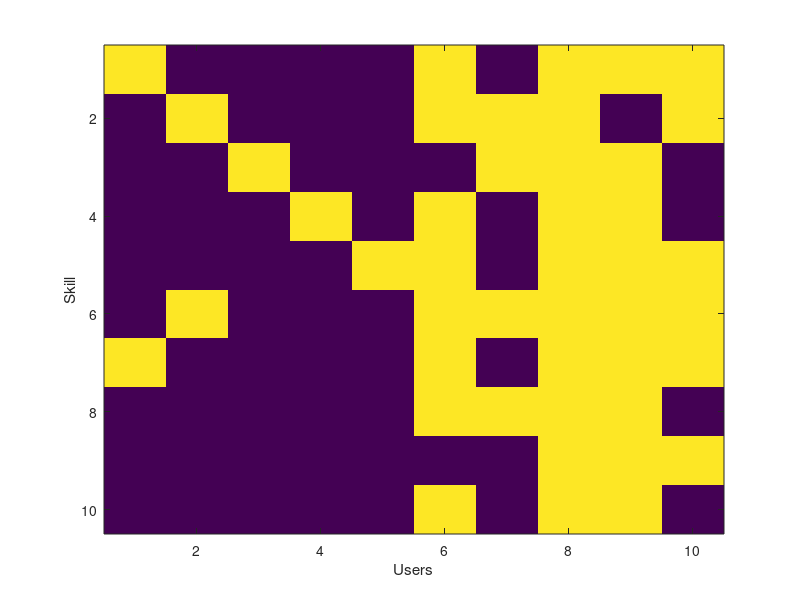

The MATLAB script that drew this image: (Note: this script raises an error after producing the figure.)
clear all;
clc
close all;
tic

 Y = [1 0 0 0 0 1 0 1 1 1;0 1 0 0 0 1 1 1 0 1;0 0 1 0 0 0 1 1 1 0;
     0 0 0 1 0 1 0 1 1 0;0 0 0 0 1 1 0 1 1 1;0 1 0 0 0 1 1 1 1 1;
     1 0 0 0 0 1 0 1 1 1;0 0 0 0 0 1 1 1 1 0;0 0 0 0 0 0 0 1 1 1;
     0 0 0 0 0 1 0 1 1 0];

R=Y;

%  Y = 10X10 matrix, containing ratings (0 or 1) of 10 skills on  10 users
%  R = 10X10 matrix, where R(i,j) = 1 if and only if user j have that skill i

imagesc(Y);
ylabel('Skill');
xlabel('Users');

%  we will now implement the cost function for collaborative filtering.
%  To help you debug your cost function, we have included set of weights that we trained on that. Specifically, you should complete the code in 
%  cofiCostFunc.m to return J, X is experiance of skill
%  Theta = minimum experiance user have

X = [3;2.5;3;4;3;2;3;2;3;2]
X_max=max(X)+0.2;
X = X./X_max;

Theta = [2;3;2;3.6;4;3.7;3;2;2.7;2.9]
Theta_max= max(Theta)+0.2;
Theta=Theta./Theta_max;

num_users = 10; num_skills = 10; num_features = 1;    


%  Collaborative Filtering Cost Regularization 
%  Now, you should implement regularization for the cost function for 
%  collaborative filtering. You can implement it by adding the cost of
%  regularization to the original cost computation.
%  Evaluate cost function

J = cofiCostFunc([X(:) ; Theta(:)], Y, R, num_users, num_skills, ...
               num_features, 1.5);


%  Collaborative Filtering Gradient Regularization 
%  Once your cost matches up with ours, you should proceed to implement 
%  regularization for the gradient. 
%
%  Check gradients by running checkNNGradients
checkCostFunction(1.5);


%  Entering ratings for a new user 
%  Before we will train the collaborative filtering model, we will first
%  add ratings that correspond to a new user that we just observed. This
%  part of the code will also allow you to put in your own skils 

skillList = loadSkillsList();

my_skills = zeros(10, 1);

my_skills(4)=1;
my_skills(7)=1;

fprintf('\n\nNew user skills:\n');
for i = 1:length(my_skills)
    if my_skills(i) > 0 
        user_skill_minis=skillList{i};
        fprintf('User skill %s\n',skillList{i});
    end
end


% add new users skill

Y = [Y my_skills];
R = [R (my_skills ~= 0)];

%  Normalize skills
[Ynorm, Ymean] = normalizeRatings(Y, R);
%  Useful Values
num_users = size(Y, 2);
num_skills = size(Y, 1);
num_features = 1;

% Set Initial Parameters (Theta, X)
Theta(num_users,num_features) = randi([1 3],1, num_features)/Theta_max;

initial_parameters = [X(:); Theta(:)];

% Set options for fmincg
options = optimset('GradObj', 'on', 'MaxIter', 100);

% Set Regularization
lambda = 0.1;
theta = fmincg (@(t)(cofiCostFunc(t, Y, R, num_users, num_skills, ...
                                num_features, lambda)), ...
                initial_parameters, options);

% Unfold the returned theta back into U and W
X = reshape(theta(1:num_skills*num_features), num_skills, num_features);
Theta = reshape(theta(num_skills*num_features+1:end), ...
                num_users, num_features);
            

p = X * Theta';


figure;
plot(X,p)
hold on;
plot(X,Y,'o')
hold off;

skillList = loadSkillsList();

threshold=0.3;

[r, ix] = sort(p(:,num_users), 'descend');

fprintf('\nTop skill recommendations for user %s :\n');

for k=1:10
        j = ix(k);
        fprintf('This are new skills rating for future career goal : %s\n', skillList{j});
end
toc